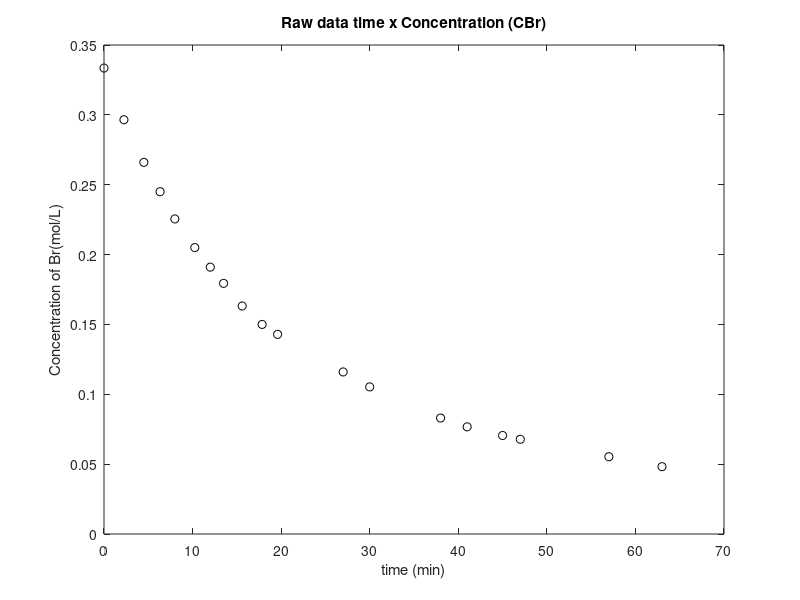
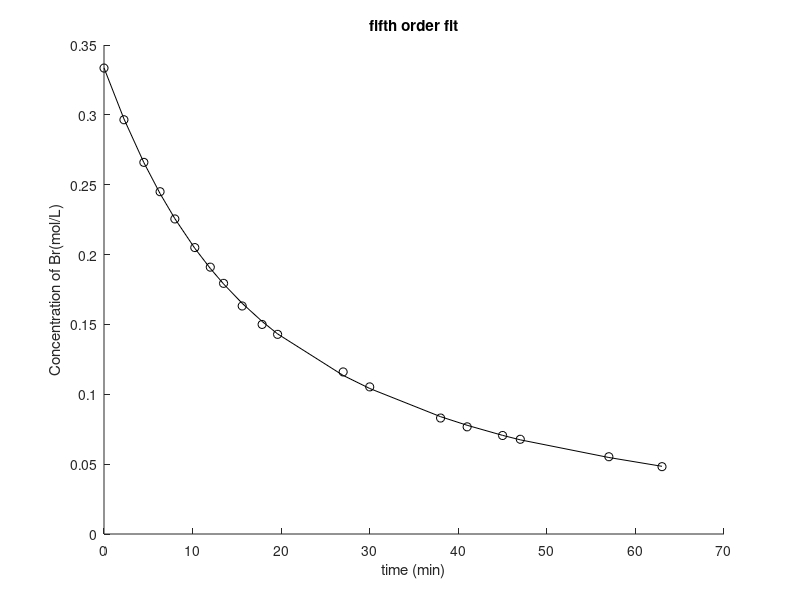
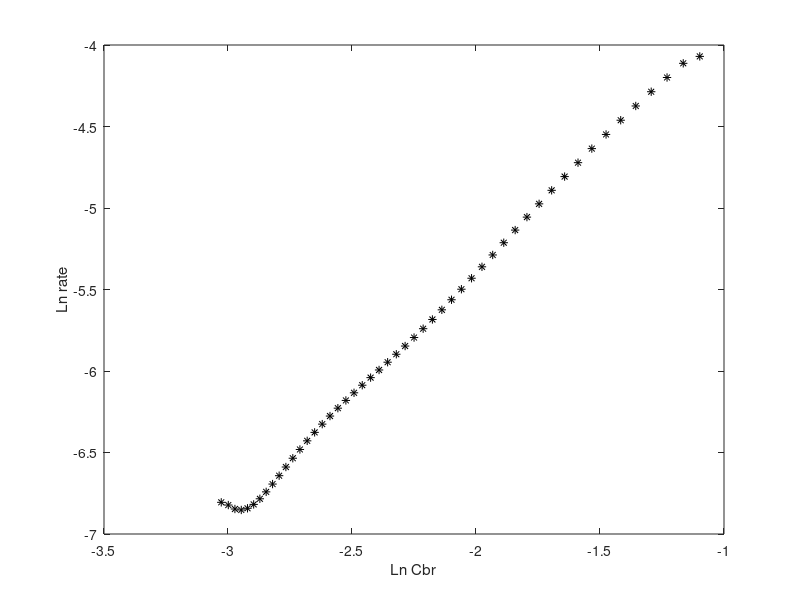

Reproduce these figures in MATLAB, in order. (Note: this script raises an error after producing the figures.)
% Problem set 8
% Guilherme Bertola

% PROBLEM 1 - DIFFERENTIAL METHOD OF RATE DATA ANALYSIS
% fit data to a polynomial and diffentiate the polynomial to get rate data
% linearize to extract k and n from the rate expression. repeat using
% nonlinear regression.

% time (min) by Concentration (mol/L)
dataset = [0 0.3335; 2.25 0.2965; 4.50 0.2660; 6.33 0.2450; 8.00 0.2255;...
    10.25 0.2050; 12.00 0.1910; 13.50 0.1794; 15.60 0.1632; 17.85 0.15;...
    19.60 0.1429; 27.00 0.1160; 30.00 0.1053; 38.00 0.0830; 41.00 0.0767;...
    45.00 0.0705; 47.00 0.0678; 57.00 0.0553; 63.00 0.0482];

figure;
plot(dataset(:,1),dataset(:,2),"ko");
xlabel("time (min)");
ylabel("Concentration of Br(mol/L)");
title("Raw data time x Concentration (CBr)");

% polyfit
x1 = dataset(:,1);
m = max(x1);
h = 50;
x2 = linspace(0,m,h);
% 2nd order
% n=2;
% p=polyfit(dataset(:,1),dataset(:,2),n);
% fit1=p(1)*x1.^n + p(2)*x1.^(n-1) + p(n+1);
% fit2=p(1)*x2.^n + p(2)*x2.^(n-1) + p(n+1);
% figure;
% hold on;
% plot(dataset(:,1),dataset(:,2),"ko");
% plot(x1,fit1,"k-");
% xlabel("time (min)");
% ylabel("Concentration of Br(mol/L)");
% title("second order fit");
% hold off;

% 3rd order
% n=3;
% p=polyfit(dataset(:,1),dataset(:,2),n);
% fit1=p(1)*x1.^n + p(2)*x1.^(n-1) + p(3)*x1.^(n-2) + p(n+1);
% fit2=p(1)*x2.^n + p(2)*x2.^(n-1) + p(3)*x2.^(n-2) + p(n+1);
% figure;
% hold on;
% plot(dataset(:,1),dataset(:,2),"ko");
% plot(x1,fit1,"k-");
% xlabel("time (min)");
% ylabel("Concentration of Br(mol/L)");
% title("third order fit");
% hold off;

% 4th order
% n=4;
% p=polyfit(dataset(:,1),dataset(:,2),n);
% fit1=p(1)*x1.^n + p(2)*x1.^(n-1) + p(3)*x1.^(n-2) + p(4)*x1.^(n-3) + p(n+1);
% fit2=p(1)*x2.^n + p(2)*x2.^(n-1) + p(3)*x2.^(n-2) + p(4)*x2.^(n-3) + p(n+1);
% figure;
% hold on;
% plot(dataset(:,1),dataset(:,2),"ko");
% plot(x1,fit1,"k-");
% xlabel("time (min)");
% ylabel("Concentration of Br(mol/L)");
% title("fourth order fit");
% hold off;

% 5th order
n=5;
p=polyfit(dataset(:,1),dataset(:,2),n);
fit1=p(1)*x1.^n + p(2)*x1.^(n-1) + p(3)*x1.^(n-2) + p(4)*x1.^(n-3) + ...
    p(5)*x1.^(n-4) + p(n+1);
fit2=p(1)*x2.^n + p(2)*x2.^(n-1) + p(3)*x2.^(n-2) + p(4)*x2.^(n-3) + ...
    p(5)*x2.^(n-4) + p(n+1);
figure;
hold on;
plot(dataset(:,1),dataset(:,2),"ko");
plot(x1,fit1,"k-");
xlabel("time (min)");
ylabel("Concentration of Br(mol/L)");
title("fifth order fit");
hold off;

%diff
df=gradient(fit2,m/h); % rate
yln=transpose(log(-df)); % ln(rate)
xln=transpose(log(fit2)); % ln([A])
figure;
plot(xln,yln,"k*");
xlabel("Ln Cbr");
ylabel("Ln rate");

%linear regression values
n = 1.539;
ln_k = 2.309;
k = exp(ln_k); % 10.0644 mol^-0.539 / (L^-0.539 * Min)

%non-linear Regrassion
beta0 = [10.0 1.5];
x = fit2;
y = df;
beta = nlinfit(x,y,@rate,beta0);
newy = rate(beta,x);

figure;
hold on;
plot(x,y,"k*");
plot(x,newy,"k-");
xlabel("concentration of Br (mol/L)");
ylabel("dCbr_2/dt");
title("Non-linear regression");
hold off;

k = beta(1); % 0.0949 mol^-0.5090 / (L^-0.5090 * Min)
n = beta(2); % 1.5090

function dcdt = rate(beta, x)
    dcdt = -beta(1)*x.^beta(2);
end


